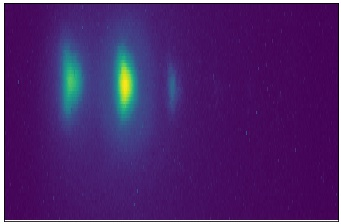
#> input picture images/datan.jpg, 341 x 224 px
$ jupyter execute 'image processing of high harmonics image.ipynb'   (shell and % lines are left out)
#> lines starting #> are read from the running program, lines starting #| are printed output that depends on the picture
# image processing of high harmonics image

## load def

[cell 1]
from pylab import *
#from mpldatacursor import datacursor
from matplotlib.colors import LogNorm
from scipy.optimize import curve_fit
from scipy.interpolate import interp1d
from scipy.signal import savgol_filter
import pandas as pd

## load data

[cell 2]
datan = np.load('./data/datan.npy')
#> (reads data/datan.npy from the repository)
imshow(datan.T,aspect='auto',norm=LogNorm())
xticks([])
yticks([])
plt.show()
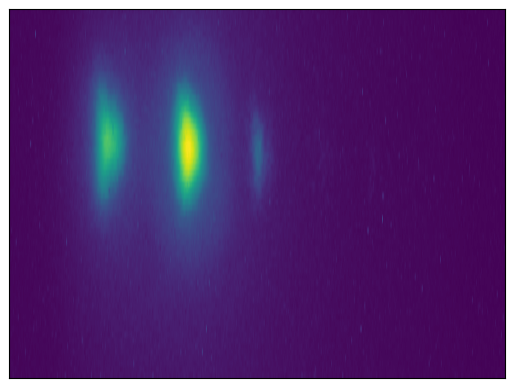
#> figure drawn by matplotlib, 1 panel

## apply PCA

[cell 3]
from sklearn.decomposition import PCA
pca = PCA(n_components = 2)
xm = pca.fit_transform(datan.T)
xm_re= pca.inverse_transform(xm)

[cell 4]
imshow(xm_re,aspect='auto',norm=LogNorm())
colorbar()
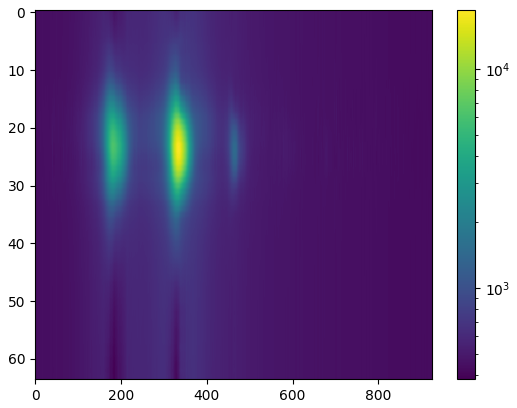
#> figure drawn by matplotlib, 2 panels

[cell 5]
# show where it find the most important feature
imshow(xm,aspect='auto',norm=LogNorm())
colorbar()
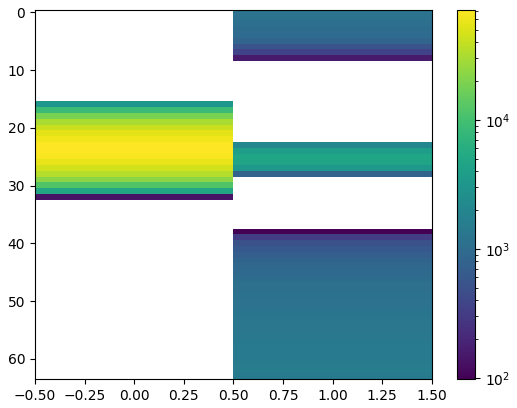
#> figure drawn by matplotlib, 2 panels

[cell 6]
# save model and pca
from sklearn.externals import joblib
joblib.dump(pca, './data/pca.pkl')
np.save('./data/xm',xm)

### testing retrieval

[cell 7]
from sklearn.externals import joblib
subplot(211)
imshow(datan.T,aspect='auto',norm=LogNorm())
xticks([])
yticks([])
title('original')

pca = joblib.load('./data/pca.pkl')
xm1 = load('./data/xm.npy')
xm1_re= pca.inverse_transform(xm1)
subplot(212)
imshow(xm1_re,aspect='auto',norm=LogNorm())
title('retrived')
xticks([])
yticks([])
savefig('./images/original_vs_retrived.png')
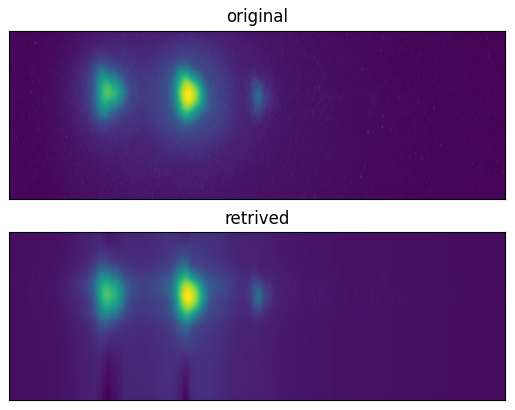
#> figure drawn by matplotlib, 2 panels
plt.show()

## edge detection

[cell 8]
import cv2
import numpy as np
from matplotlib import pyplot as plt

img = cv2.imread('./images/datan.jpg',0)
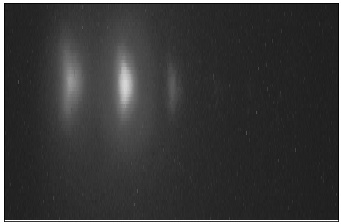
#> img: shape (224, 341); min 0, max 255, mean 56.9
edges = cv2.Canny(img,10,100)
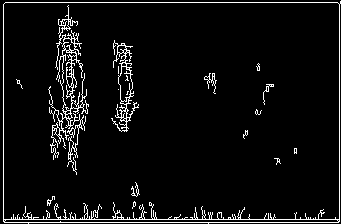
#> edges: shape (224, 341); 5.5% white in thin lines or dots

plt.subplot(121),plt.imshow(img,cmap = 'seismic')
plt.title('Original Image'), plt.xticks([]), plt.yticks([])
plt.subplot(122),plt.imshow(edges,cmap = 'seismic')
plt.title('Edge Image'), plt.xticks([]), plt.yticks([])
savefig('./images/edge.png')
plt.show()

[cell 9]
import cv2
import numpy as np
from matplotlib import pyplot as plt

img = cv2.imread('./images/datan.jpg',0)
v = np.median(img)
#> v = 42
sigma=0

lower = int(max(0, (1.0 - sigma) * v))
#> lower = 42
upper = int(min(255, (1.0 + sigma) * v))
#> upper = 42
edges = cv2.Canny(img, lower, upper)
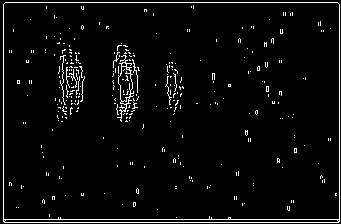
#> edges: shape (224, 341); 4% white in thin lines or dots
plt.subplot(121),plt.imshow(img,cmap = 'seismic')
plt.title('Original Image'), plt.xticks([]), plt.yticks([])
plt.subplot(122),plt.imshow(edges,cmap = 'gray')
plt.title('Edge Image'), plt.xticks([]), plt.yticks([])

plt.show()

## k means (vector quantization)

[cell 10]
import numpy as np
import matplotlib.pyplot as plt
from sklearn.cluster import KMeans
n_colors = 5
X = datan.reshape((-1, 1))  # We need an (n_sample, n_feature) array

[cell 11]
kmeans = KMeans(n_clusters=n_colors, random_state=0).fit(X)

[cell 12]
values = kmeans.cluster_centers_.squeeze()
labels = kmeans.labels_

[cell 13]
# create an array from labels and values
data_compressed = np.choose(labels, values)
data_compressed.shape = datan.shape

[cell 14]
imshow(data_compressed.T,aspect='auto')
colorbar()
savefig('./images/kmeans.png')
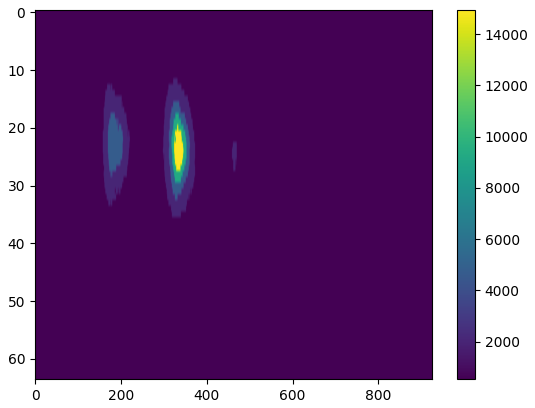
#> figure drawn by matplotlib, 2 panels
